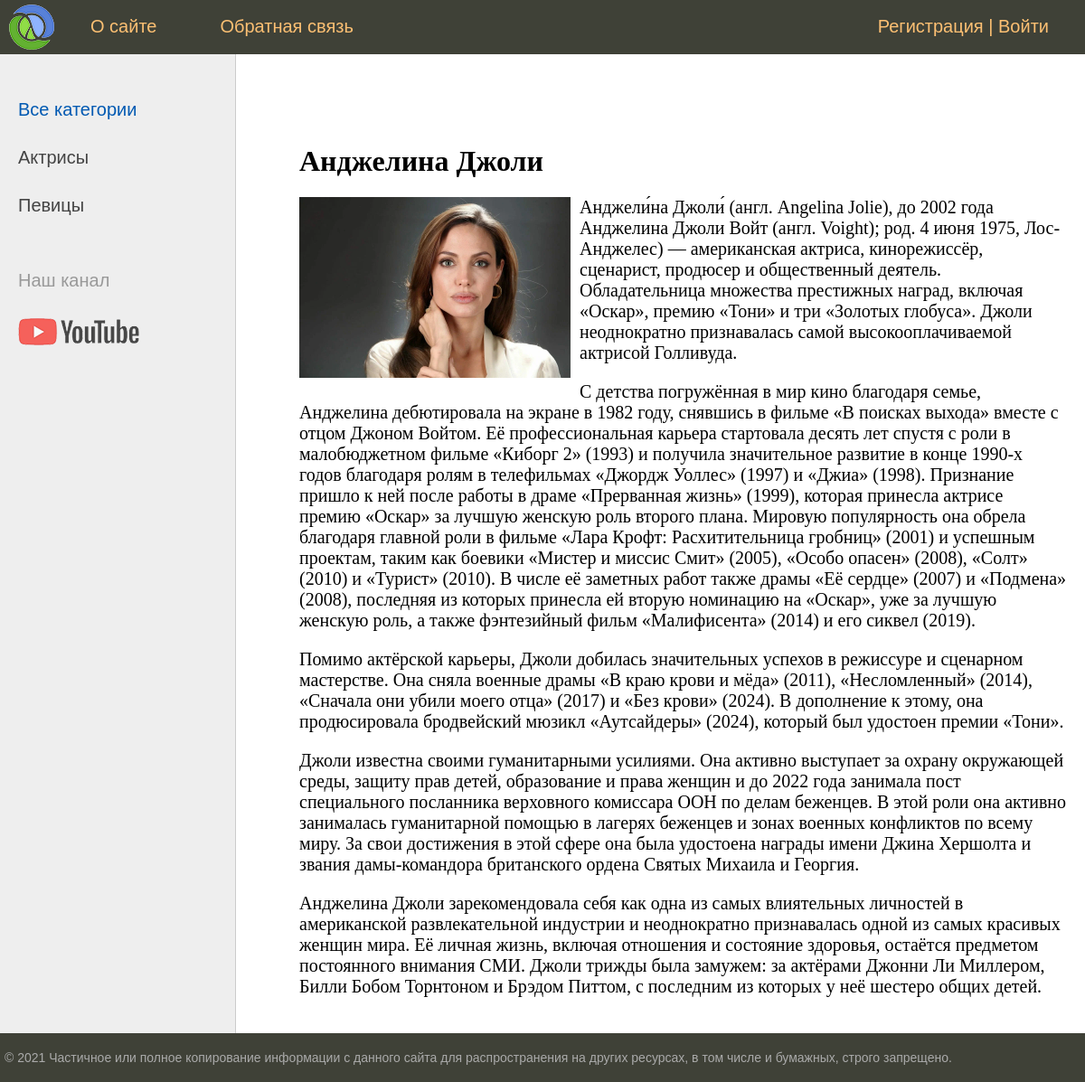
The app's page /post/andzhelina-dzholi/ with its own data.
### women/models.py (models this page shows, shortened)
class Category(models.Model):
    name = models.CharField(max_length=100, db_index=True, verbose_name="Категория")
    slug = models.SlugField(max_length=255, unique=True, db_index=True, verbose_name="URL")
    def get_absolute_url(self):
        return reverse('category', kwargs={'cat_slug': self.slug})
    class Meta:
        verbose_name = 'Категория'
        verbose_name_plural = 'Категории'
        ordering = ['id']

class Women(models.Model):
    title = models.CharField(max_length=255, verbose_name="Заголовок")
    slug = models.SlugField(max_length=255, unique=True, db_index=True, verbose_name="URL")
    content = models.TextField(blank=True, verbose_name="Текст статьи")
    photo = models.ImageField(upload_to="photos/%Y/%m/%d/", verbose_name="Фото")
    time_create = models.DateTimeField(auto_now_add=True, verbose_name="Время создания")
    time_update = models.DateTimeField(auto_now=True, verbose_name="Время изменения")
    is_published = models.BooleanField(default=True, verbose_name="Публикация")
    cat = models.ForeignKey('Category', on_delete=models.PROTECT, verbose_name="Категории")
    def __str__(self):
        return self.title
    class Meta:
        verbose_name = "Известные женщины"
        verbose_name_plural = "Известные женщины"
        ordering = ['time_create', 'title']

### women/views.py (the view)
# urls.py: path('post/<slug:post_slug>/', ShowPost.as_view(), name='post'),
class ShowPost(DataMixin, DetailView):
    model = Women
    template_name = 'women/post.html'
    slug_url_kwarg = 'post_slug'
    context_object_name = 'post'
    def get_context_data(self, **kwargs):
        context = super().get_context_data(**kwargs)
        c_def = self.get_user_context(title=context['post'])
        return dict(list(context.items()) + list(c_def.items()))

### women/utils.py (called while the page is built)
    def get_user_context(self, **kwargs):
        context = kwargs
        cats = cache.get('cats')
        if not cats:
            cats = Category.objects.annotate(Count('women'))
            cache.set('cats', cats, 60)
        user_menu = menu.copy()
        if not self.request.user.is_authenticated:
            user_menu.pop(1)
        context['menu'] = user_menu
        context['cats'] = cats
        if 'cat_selected' not in context:
            context['cat_selected'] = 0
        return context

### women/templates/women/post.html
{% extends 'women/base.html' %}
{% block content %}
<h1>{{post.title}}</h1>
{% if post.photo %}
<p><img class="img-article-left" src="{{post.photo.url}}"></p>
{% endif %}
{{ post.content|linebreaks }}
{% endblock %}

### women/templates/women/base.html (shortened to what this page needs)
{% load static %}
{% load women_tags %}
<!DOCTYPE html>
<html>
<head>
	<link type="text/css" href="{% static 'women/css/styles.css' %}" rel="stylesheet" />
</head>
<body>
<table class="table-page" border=0 cellpadding="0" cellspacing="0">
<tr><td valign=top>
{% block mainmenu %}
		<div class="header">
			<ul id="mainmenu" class="mainmenu">
			<li class="logo"><a href="{% url 'home' %}"><div class="logo"></div></a></li>
{% for m in menu %}
			<li><a href="{% url m.url_name %}">{{m.title}}</a></li>
{% endfor %}
				{% if request.user.is_authenticated %}
				<li class="last">{{user.username}} | <a href="{% url 'logout' %}">Выйти</a> </li>
				{% else %}
				<li class="last"><a href="{% url 'register' %}">Регистрация</a> | <a href="{% url 'login' %}">Войти</a></li>
				{% endif %}
			</ul>
		</div>
{% endblock mainmenu %}
<table class="table-content" border=0 cellpadding="0" cellspacing="0">
<tr>
	<td valign="top" class="left-chapters">
	<ul id="leftchapters">
{% if cat_selected == 0 %}
		<li class="selected">Все категории</li>
		{% else %}
		<li><a href="{% url 'home' %}">Все категории</a></li>
		{% endif %}
{% for c in cats %}
		{% if c.women__count > 0 %}
		{% if c.pk == cat_selected %}
		<li class="selected">{{c.name}}</li>
		{% else %}
		<li><a href="{{ c.get_absolute_url }}">{{ c.name }}</a></li>
		{% endif %}
		{% endif %}
		{% endfor %}
		<li class="share">
		<p>Наш канал</p>
		<a class="share-yt" href="https://www.youtube.com/channel/UClJzWfGWuGJL2t-3dYKcHTA/playlists" target="_blank" rel="nofollow"></a>
		</li>
	</ul>
</td>
<td valign="top" class="content">
	<div class="content-text">
{% block content %}
{% endblock %}
	</div>
</td></tr></table>
</td></tr>
<tr><td valign=top>
	<div id="footer">
		<p>&copy; 2021 Частичное или полное копирование информации с данного сайта для распространения на других ресурсах, в том числе и бумажных, строго запрещено.</p>
	</div>
</td></tr></table>
</body>
</html>

### women/static/women/css/styles.css (style rules this page uses)
html, body { font-family: 'Arial'; margin: 0; padding: 0; height: 100%; width: 100%; color: #444; }
a { color: #0059b2; text-decoration: none; }
img { max-width: 600px; height: auto; }
img.img-article-left { max-width: 300px; height: auto; float: left; padding: 0 10px 10px 0; }
.table-page { width: 100%; height: 100%; vertical-align: top; }
.table-page tr { height: 100%; }
.header { background: #3F4137; height: 60px; }
.logo { background: url('../images/logo.png') no-repeat 10px 5px; width: 70px; height: 60px; }
ul.mainmenu { list-style: none; margin: 0; padding: 0; height: 60px; color: #fdc073; font-size: 20px; overflow: hidden; }
ul.mainmenu li { float: left; margin: 18px 40px 0 30px; }
ul.mainmenu li.logo { margin: 0; }
ul.mainmenu li.last { float: right; }
ul.mainmenu li a { color: #fdc073; text-decoration: none; }
.table-content { width: 100%; min-height: 100%; height: 100%; }
.left-chapters { margin: 0; background: #eee; border-right: 1px solid #ccc; min-height: 100%; }
.left-chapters ul { width: 230px; min-height: 100%; margin: 0; padding: 20px 10px 10px 20px; list-style: none; font-size: 20px; }
.left-chapters ul li { margin: 30px 0 0 0; color: #999; }
.left-chapters ul li.selected { color: #0059b2; }
.left-chapters ul li a { color: #444; text-decoration: none; }
.left-chapters ul li.share { margin: 60px 0 0 0; }
.left-chapters ul li.share p { margin: 30px 0 30px 0; }
.left-chapters ul li.share a { display: inline-block; width: 40px; height: 40px; margin: 0 20px 0 0; }
.left-chapters ul li.share a.share-yt { width: 100%; height: 30px; background: url('../images/share_yt.png') no-repeat 0 0 }
.content { padding: 40px 20px 20px 40px; width: 100%; box-sizing: border-box; }
.content-text { margin: 60px 0 0 30px; color: #000; font-size: 20px; font-family: Yandex Sans Display Light; }
.content-text h1 { font-size: 32px; }
#footer { box-sizing: border-box; background: #3F4137; padding: 5px; color: #aaa; font-size: 14px; font-family: Verdana, Geneva, Arial, Helvetica; text-align: left; overflow: hidden; }

### records on screen
Category: name "Актрисы"
Category: name "Певицы"
Women: title "Анджелина Джоли", photo (picture), content "Анджели́на Джоли́ (англ. Angelina Jolie), до 2002 года Анджелина Джоли Войт (англ. Voight); род. 4 июня 1975, Лос-Анджелес) — американская актриса, кинорежиссёр, сценарист, продюсер и общественный деятель. Обладательница множества престижных наград, включая «Оскар», премию «Тони» и три «Золотых глобуса». Джоли неоднократно признавалась самой высокооплачиваемой актрисой Голливуда. С детства погружённая в мир кино благодаря семье, Анджелина дебютировала на экране в 1982 году, снявшись в фильме «В поисках выхода» вместе с отцом Джоном Войтом. Её профессиональная карьера стартовала десять лет спустя с роли в малобюджетном фильме «Киборг 2» (1993) и получила значительное развитие в конце 1990-х…"

### other values on screen
{{ m.title }} "О сайте" "Обратная связь"
